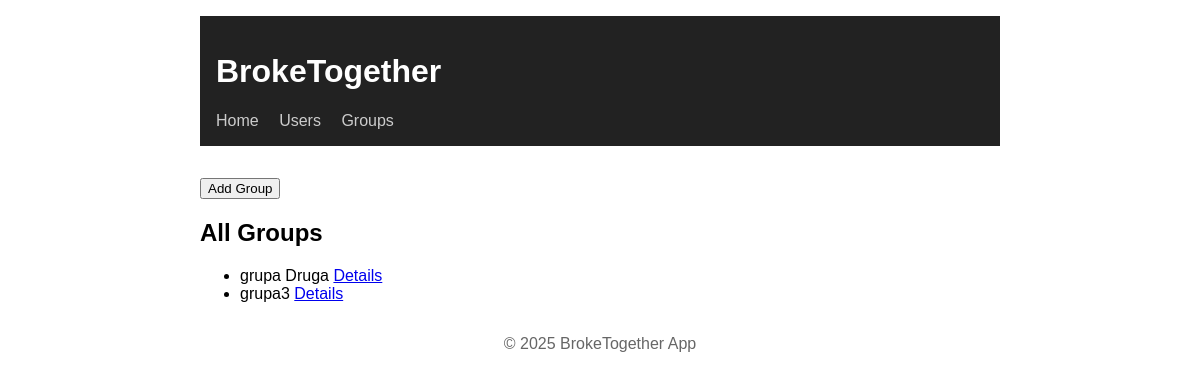
The page /groups/ on the database as committed earlier.
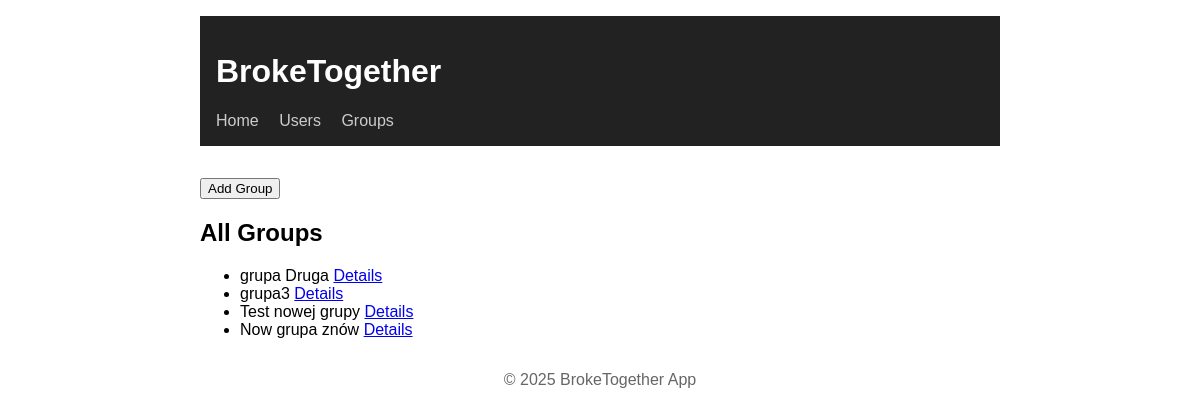
The same page on the database as committed later.
### app/models.py (models this page shows)
class Base(DeclarativeBase):
    pass

class Group(Base):
    __tablename__ = "groups"
    id: Mapped[int] = mapped_column(primary_key=True)
    name: Mapped[str] = mapped_column(Text, nullable=False, unique=False)
    users: Mapped[list["User"]] = relationship(
        "User",
        secondary=user_group_association,
        back_populates="groups"
    )
    expenses: Mapped[list["Expense"]] = relationship(
        "Expense",
        back_populates="group",
        cascade="all, delete-orphan"
    )

### app/routers/groups.py (the view)
@router.get("/", response_class=HTMLResponse)
def get_groups(request: Request, db: Session = Depends(get_db)):
    groups = get_all_groups(db)
    return templates.TemplateResponse("groups.html", {"request": request, "groups": groups})

### app/templates/groups.html (shortened to what this page needs)
{% extends "base.html" %}
{% block content %}
<div style="margin-top: 2rem;">
    <form action="/forms/group">
        <button type="submit">Add Group</button>
    </form>
</div>
<h2>All Groups</h2>
{% if groups %}
    <ul class="group-list">
        {% for group in groups %}
            <li>
                <span>{{ group.name }}</span>
                <a href="/groups/{{ group.id }}">Details</a>
            </li>
        {% endfor %}
    </ul>
{% else %}
    <p>No groups available.</p>
{% endif %}
{% endblock %}

Rows that differ between the two databases and show on the page:
added Group: name "Test nowej grupy"
added Group: name "Now grupa znów"
